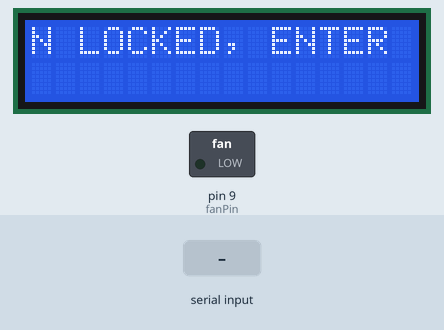
The sketch below on a simulated Arduino Uno, built with avr-gcc and run on an emulated ATmega328P. On the bench: 16×2 character LCD, switched loads named in the sketch (green lamp = pin HIGH). Inputs (shaded band) come from the test bench. What the sketch prints to the serial monitor is not drawn.

Above: at 2.7 s.
2.8 s: "F" received over Serial
At 4.0 s:
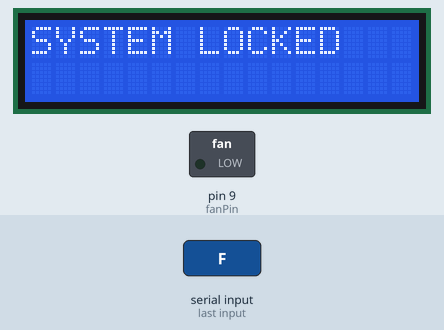
5.8 s: "E" received over Serial
At 6.4 s:
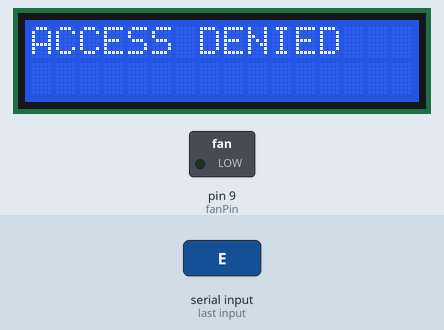
8.8 s: "X" received over Serial
At 9.13 s:
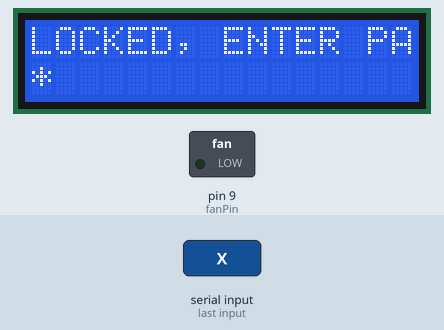
11.2 s: "S" received over Serial
At 11.55 s:
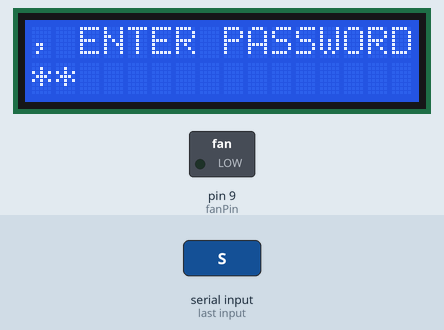
13.6 s: "T" received over Serial
At 13.97 s:
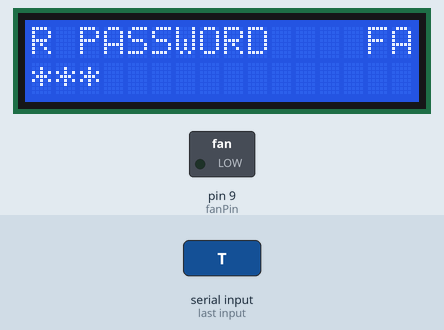
16.0 s: "C" received over Serial
At 16.39 s:
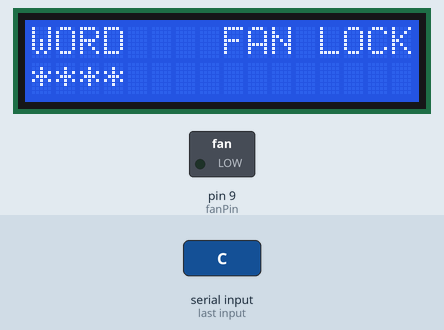
Timing chart, 0 to 19.0 s (numbered marks = the images above; inputs shaded):
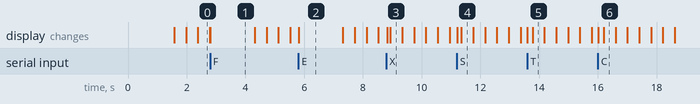

Measured:
- after the input at 2.8 s, the display: changes at once (image 1)
- after the input at 5.8 s, the display: changes at once (image 2)
- after the input at 8.8 s, the display: first changes at once (image 3 shows a later state)
- after the input at 11.2 s, the display: first changes at once (image 4 shows a later state)
- after the input at 13.6 s, the display: first changes at once (image 5 shows a later state)
- after the input at 16.0 s, the display: first changes at once (image 6 shows a later state)
- what the display in image 0 shows lasts 0.4 s, from 2.4 s to 2.8 s

The sketch:

ps4locksystem.ino
```cpp
#include <LiquidCrystal.h>
#include <string.h>

// ---------------- LCD ----------------
LiquidCrystal lcd(12, 11, 2, 3, 4, 5);

// ---------------- PINS ----------------
const int fanPin = 9;

// ---------------- PASSWORD SYSTEM ----------------
char password[4] = {'X','S','T','C'};
char input[4];
int indexPos = 0;

bool unlocked = false;

// ---------------- SCROLL CONTROL ----------------
const char* lockedMsg   = "FAN LOCKED, ENTER PASSWORD    ";
const char* unlockedMsg = "FAN UNLOCKED, Press R1 to Relock.    ";

int pos = 0;
unsigned long lastMove = 0;
const int scrollSpeed = 400;

void setup() {

  Serial.begin(9600);

  pinMode(fanPin, OUTPUT);
  digitalWrite(fanPin, LOW);

  lcd.begin(16, 2);

  lcd.clear();
  lcd.print("BOOTING...");
  delay(1500);

  lcd.clear();
  lcd.print("ENTER PASSWORD");
}

void loop() {

  // ---------------- SERIAL INPUT (PS4 VIA PYTHON / KEYBOARD) ----------------
  if (Serial.available() > 0) {

    char c = Serial.read();

    // ======== KEYBOARD RELOCK COMMAND ========
    if (c == 'F') {
      unlocked = false;                 // Lock the system
      digitalWrite(fanPin, LOW);        // Instantly force fan off
      indexPos = 0;                     // Reset password character position
      memset(input, 0, sizeof(input));  // Clear the password input buffer
      pos = 0;                          // Reset text scroll position

      lcd.clear();
      lcd.print("SYSTEM LOCKED");
      Serial.println("LOCKED");         // Feedback to Python terminal
      delay(1500);

      lcd.clear();
      lcd.print("ENTER PASSWORD");
      return;                           // Skip processing anything else for this check
    }

    // -------- PASSWORD INPUT --------
    // Only accept password characters if the system isn't already unlocked
    if (!unlocked && (c == 'X' || c == 'S' || c == 'T' || c == 'C')) {

      if (indexPos < 4) {
        input[indexPos] = c;

        lcd.setCursor(indexPos, 1);
        lcd.print("*");

        indexPos++;
      }
    }

    // -------- ENTER PASSWORD --------
    if (!unlocked && c == 'E') {

      bool correct = true;

      // Ensure they have actually typed 4 characters first
      if (indexPos < 4) {
        correct = false;
      } else {
        for (int i = 0; i < 4; i++) {
          if (input[i] != password[i]) {
            correct = false;
          }
        }
      }

      lcd.clear();

      if (correct) {
        unlocked = true;
        lcd.print("ACCESS GRANTED");
        Serial.println("AuthComplete:NilErrors");
      }
      else {
        unlocked = false;
        lcd.print("ACCESS DENIED");
        Serial.println("AuthDenied:WrongPass");
      }

      delay(1500);

      indexPos = 0;
      memset(input, 0, sizeof(input));  // Safely wipe old input
      pos = 0;                          // Clean scroll start
      lcd.clear();
      lcd.print("ENTER PASSWORD");
    }
  }

  // ---------------- FAN CONTROL ----------------
  if (unlocked) {
    digitalWrite(fanPin, HIGH);
  } else {
    digitalWrite(fanPin, LOW);
  }

  // ---------------- LCD SCROLL (NON-BLOCKING, WRAPAROUND) ----------------
  if (millis() - lastMove >= scrollSpeed) {
    lastMove = millis();

    const char* msg = unlocked ? unlockedMsg : lockedMsg;
    int len = strlen(msg);

    // Always build a full 16-char window so every column gets overwritten.
    char window[17];
    for (int i = 0; i < 16; i++) {
      window[i] = msg[(pos + i) % len];
    }
    window[16] = '\0';

    lcd.setCursor(0, 0);
    lcd.print(window);

    pos++;
    if (pos >= len) pos = 0;
  }

  delay(10);
}
```
